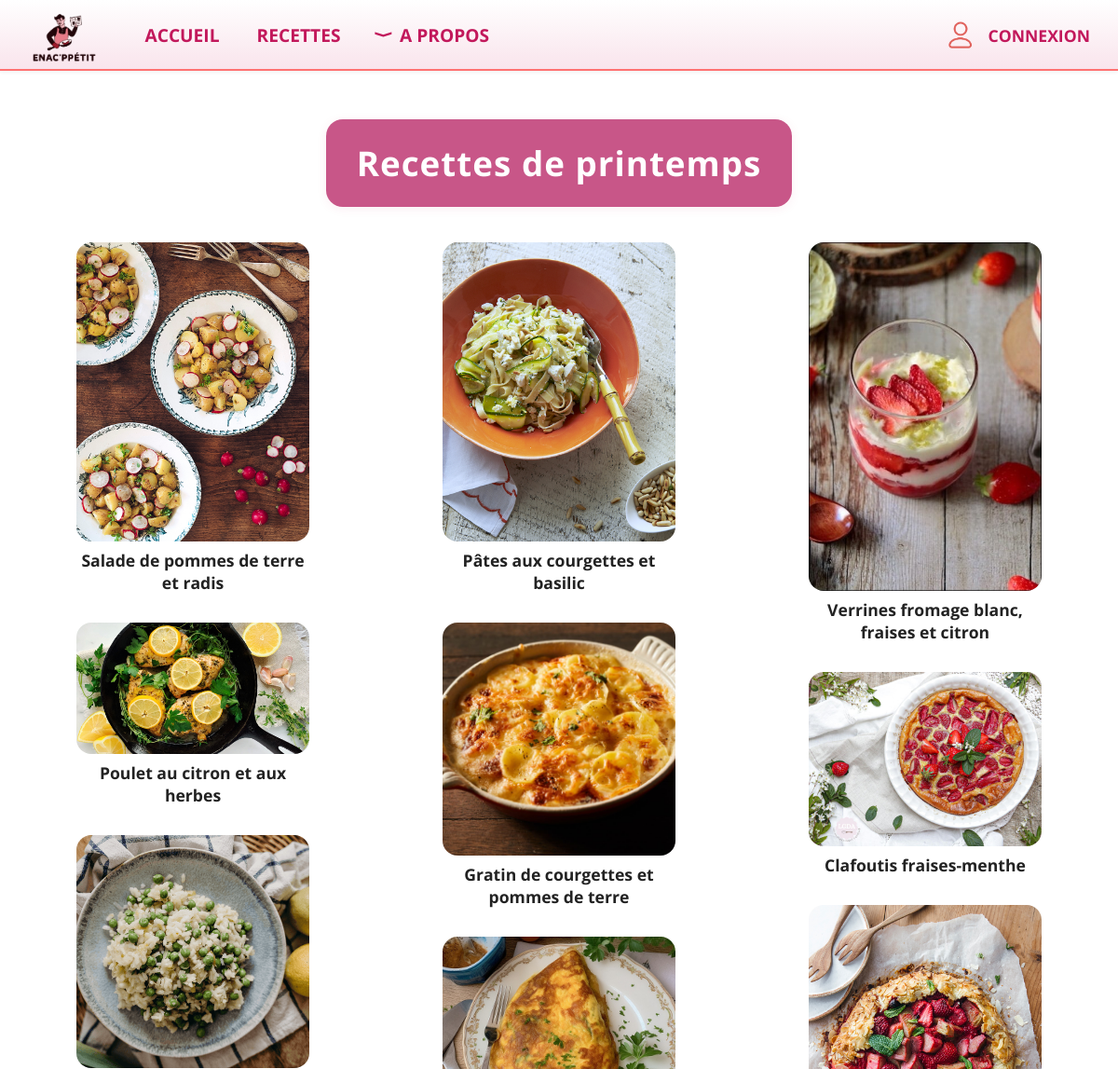
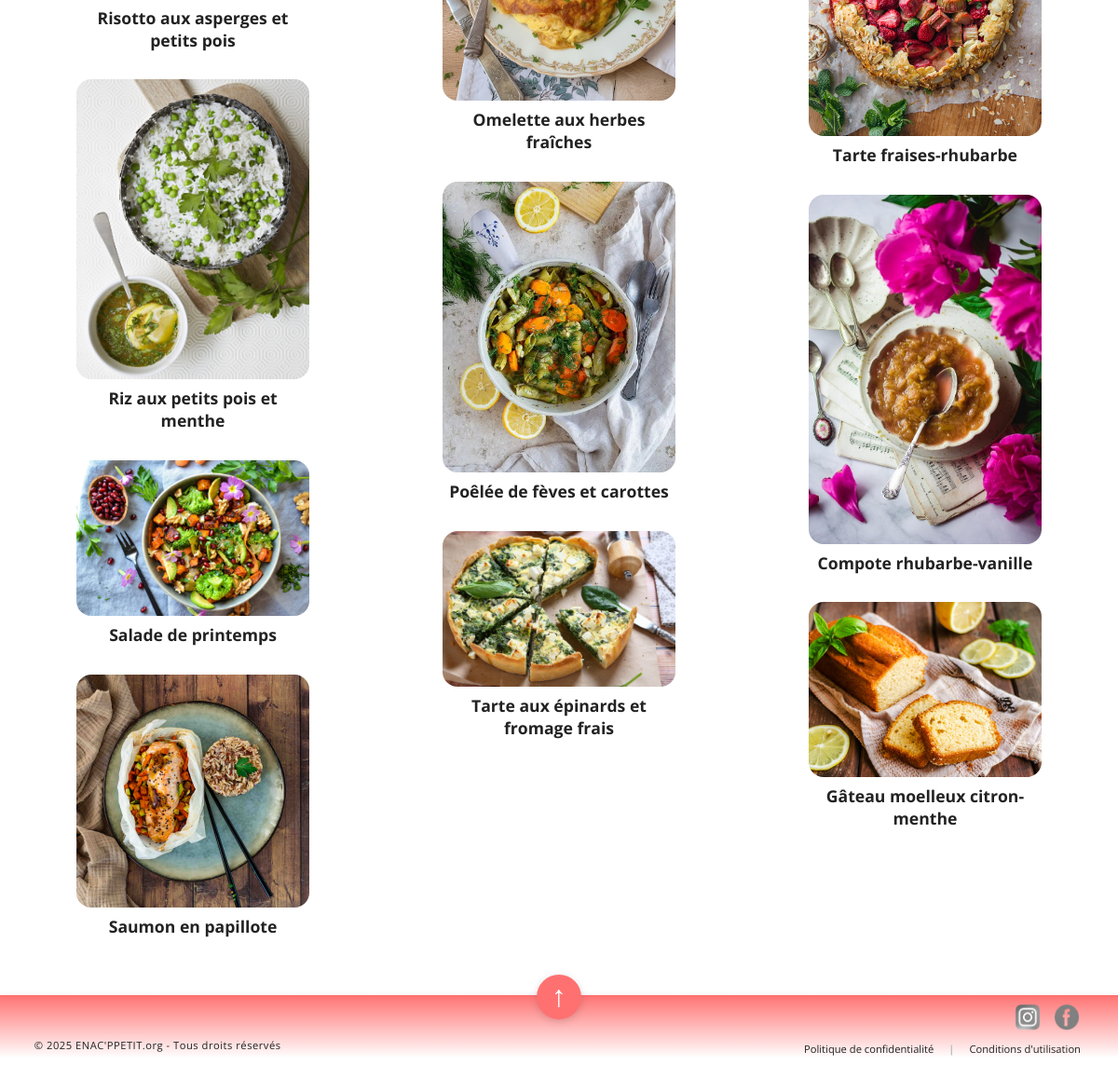
Screenshot of /printemps with the database file from the repository (2 pictures, top to bottom).
### tables this page shows
CREATE TABLE Recette (
    Recette_id INTEGER PRIMARY KEY,
    Title TEXT,
    Preptime INTEGER,
    Cooktime INTEGER,
    Category TEXT,
    Saison TEXT,
    Description TEXT,
    Servings INTEGER,
    Image TEXT
);

### app.py (the view)
@app.route('/printemps')
def printemps():
    conn = sqlite3.connect('BDD.db')
    conn.row_factory = sqlite3.Row
    plats = conn.execute("SELECT * FROM Recette WHERE saison = 'Printemps' AND category = 'Plat'").fetchall()
    desserts = conn.execute("SELECT * FROM Recette WHERE saison = 'Printemps' AND category = 'Dessert'").fetchall()
    conn.close()
    return render_template('printemps.html', plats=plats, desserts=desserts)

### templates/printemps.html (shortened to what this page needs)
{% extends "base.html" %}
{% block content %}
<div class="titre-saison">
    <h1>Recettes de printemps</h1>
</div>
<div class="recettes-grid">
    {% set titres_vus = [] %}
    {% for plat in plats %}
        {% if plat['Title'] not in titres_vus %}
            <div class="encadre-nom-recette">
                {% if plat['image'] %}
                    <div class="photo-recette">
                        <a href="{{ url_for('recette', recette_id=plat['Recette_id']) }}">
                            <img src="{{ url_for('static', filename=plat['image']) }}" alt="Image de {{ plat['Title'] }}">
                        </a>
                        <div class="titre-image-recette">
                            <a href="{{ url_for('recette', recette_id=plat['Recette_id']) }}" class="lien-recette-nom">
                                {{ plat['Title'] }}
                            </a>
                        </div>
                    </div>
                {% endif %}
            </div>
            {% set _ = titres_vus.append(plat['Title']) %}
        {% endif %}
    {% endfor %}
    {% for dessert in desserts %}
        {% if dessert['Title'] not in titres_vus %}
            <div class="encadre-nom-recette">
                {% if dessert['image'] %}
                    <div class="photo-recette">
                        <a href="{{ url_for('recette', recette_id=dessert['Recette_id']) }}">
                            <img src="{{ url_for('static', filename=dessert['image']) }}" alt="Image de {{ dessert['Title'] }}">
                        </a>
                        <div class="titre-image-recette">
                            <a href="{{ url_for('recette', recette_id=dessert['Recette_id']) }}" class="lien-recette-nom">
                                {{ dessert['Title'] }}
                            </a>
                        </div>
                    </div>
                {% endif %}
            </div>
            {% set _ = titres_vus.append(dessert['Title']) %}
        {% endif %}
    {% endfor %}
</div>
{% endblock %}

### static/style.css (style rules this page uses)
body { overflow-x: hidden; background: #fff; margin: 0; padding: 0; font-family: 'Open Sans', Arial, sans-serif; }
html { box-sizing: border-box; width: 100vw; overflow-x: hidden; }
*, *::before, *::after { box-sizing: inherit; }
.lien-recette-nom, .lien-apropos { color: #222 !important; text-decoration: none !important; }
.encadre-nom-recette { background: none; border: none; border-radius: 0; padding: 0 0 12px 0; font-size: 1.1em; font-weight: bold; margin: 0 0 0.5cm 0; box-sizing: border-box; width: 100%; break-inside: avoid; }
.recettes-grid { column-count: 3; column-gap: 0.5cm; width: 100%; max-width: 1200px; margin: 30px auto; padding: 0; display: block; }
.photo-recette img { width: 100%; max-width: 250px; height: auto; display: block; margin: 0 auto; border-radius: 16px; }
.titre-image-recette { max-width: 250px; margin: 8px auto 0 auto; text-align: center; font-size: 1em; font-weight: bold; white-space: normal; overflow: visible; text-overflow: unset; word-break: break-word; }
.titre-saison { background: #c85688; border-radius: 18px; padding: 22px 0; margin: 32px auto 38px auto; max-width: 500px; text-align: center; box-shadow: 0 2px 12px rgba(200, 24, 91, 0.07); }
.titre-saison h1 { color: #fff; margin: 0; font-size: 2.3em; letter-spacing: 1px; font-weight: bold; }

### rows the page displays
Recette: Image+Title (picture), Title "Salade de pommes de terre et radis"
Recette: Image+Title (picture), Title "Poulet au citron et aux herbes"
Recette: Image+Title (picture), Title "Risotto aux asperges et petits pois"
Recette: Image+Title (picture), Title "Riz aux petits pois et menthe"
Recette: Image+Title (picture), Title "Salade de printemps"
Recette: Image+Title (picture), Title "Saumon en papillote"
Recette: Image+Title (picture), Title "Pâtes aux courgettes et basilic"
Recette: Image+Title (picture), Title "Gratin de courgettes et pommes de terre"
Recette: Image+Title (picture), Title "Omelette aux herbes fraîches"
Recette: Image+Title (picture), Title "Poêlée de fèves et carottes"
Recette: Image+Title (picture), Title "Tarte aux épinards et fromage frais"
Recette: Image+Title (picture), Title "Verrines fromage blanc, fraises et citron"
Recette: Image+Title (picture), Title "Clafoutis fraises-menthe"
Recette: Image+Title (picture), Title "Tarte fraises-rhubarbe"
Recette: Image+Title (picture), Title "Compote rhubarbe-vanille"
Recette: Image+Title (picture), Title "Gâteau moelleux citron-menthe"
